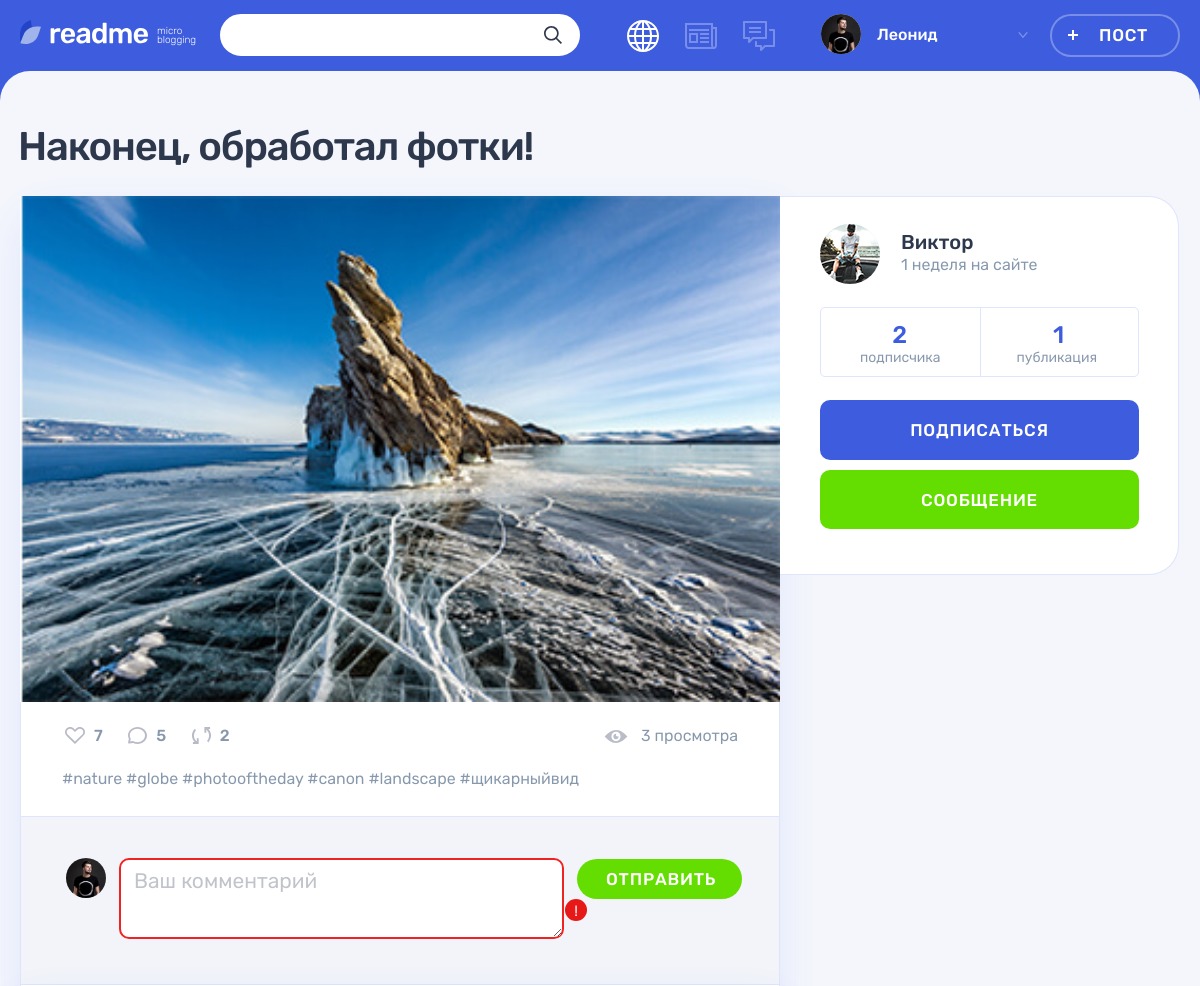
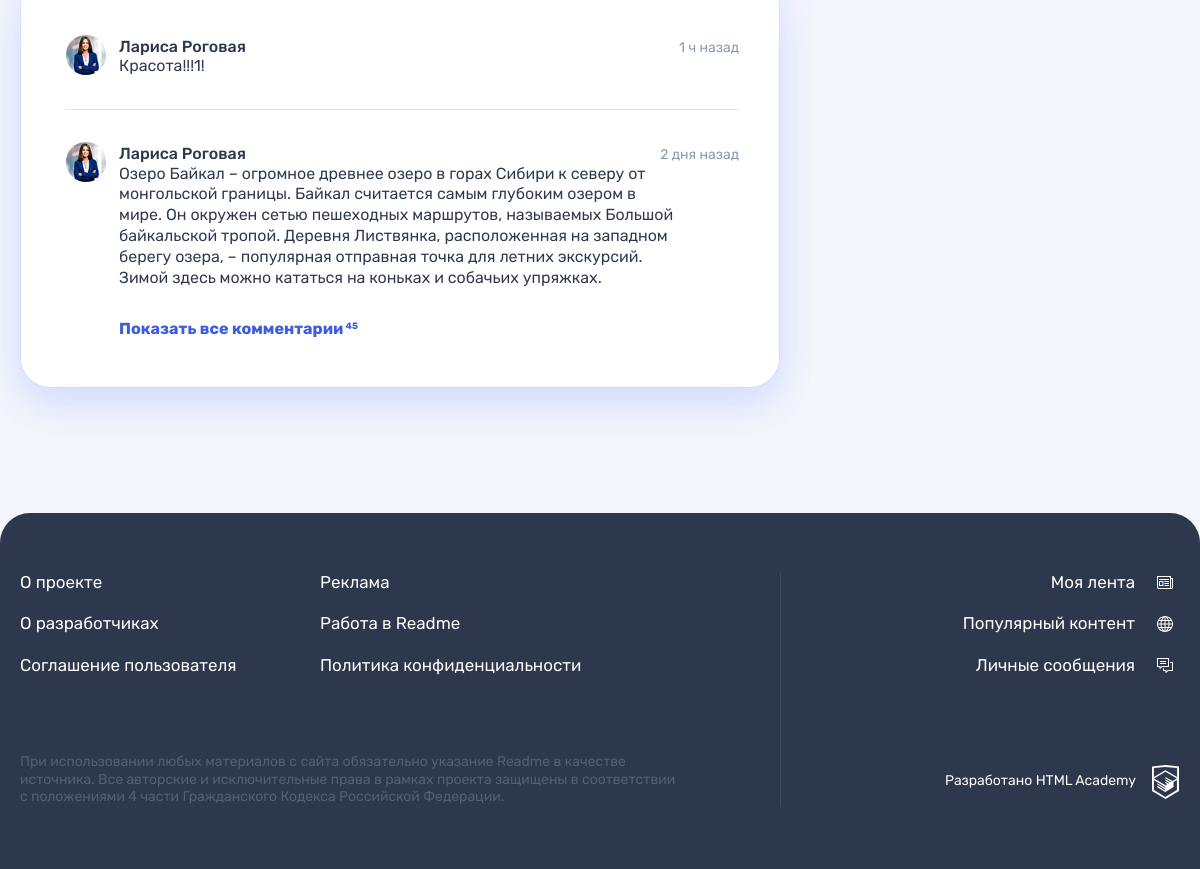
Screenshot of /post.php?id=3 with the database file from the repository (2 pictures, top to bottom).
### tables this page shows
CREATE TABLE IF NOT EXISTS `posts` (
                                     id INT PRIMARY KEY AUTO_INCREMENT,
                                     title VARCHAR(90) NOT NULL,
                                     text TEXT,
                                     quote_author VARCHAR(90),
                                     image VARCHAR(255) UNIQUE,
                                     youtube VARCHAR(255),
                                     website_title VARCHAR(255),
                                     website VARCHAR(255),
                                     views INT,
                                     created_at DATETIME NOT NULL DEFAULT NOW(),
                                     updated_at DATETIME NOT NULL DEFAULT NOW(),
                                     user_id INT NOT NULL,
                                     content_type_id INT NOT NULL,
                                     FOREIGN KEY fk_post_user_id_user_id (user_id) REFERENCES `user`(id) ON DELETE CASCADE,
                                     FOREIGN KEY fk_post_content_type_id_content_type_id (content_type_id) REFERENCES content_type(id) ON DELETE CASCADE,
                                     INDEX idx_post_content_type_id (content_type_id),
                                     INDEX idx_post_content_type_id_user_id (user_id, content_type_id)
);

CREATE TABLE IF NOT EXISTS `hashtag` (
                                       id INT PRIMARY KEY AUTO_INCREMENT,
                                       hashtag VARCHAR(127) NOT NULL UNIQUE
);

CREATE TABLE IF NOT EXISTS `user` (
                                    id INT PRIMARY KEY AUTO_INCREMENT,
                                    created_at DATETIME NOT NULL DEFAULT NOW(),
                                    updated_at DATETIME NOT NULL DEFAULT NOW(),
                                    login VARCHAR(255) NOT NULL UNIQUE,
                                    user_name VARCHAR(255),
                                    email VARCHAR(255) NOT NULL UNIQUE,
                                    password CHAR(32) NOT NULL,
                                    avatar VARCHAR(255) UNIQUE,
                                    INDEX idx_user_username (login)
);

### helpers.php (called while the page is built, shortened)
<?php
function get_noun_plural_form(?int $number, string $one, string $two, string $many): string
{
    $number = (int)$number;
    $mod10 = $number % 10;
    $mod100 = $number % 100;
    switch (true) {
        case ($mod10 === 1):
            return $one;
        case ($mod10 >= 2 && $mod10 <= 4):
            return $two;
    }
}
function include_template($name, array $data = [])
{
    $name = 'templates/' . $name;
    extract($data);
    require $name;
    $result = ob_get_clean();
    return $result;
}

### data.php (called while the page is built, shortened)
<?php
$link = mysqli_connect('localhost', 'root', '', 'readme');
mysqli_set_charset($link, "utf8");
$postNumberId = isset($_GET['id']) ? "WHERE posts.id = {$_GET['id']}" : '';
$sqlPostNumber = <<<SQL
SELECT
       posts.id post_id,
       title post_title,
       text post_text,
       quote_author post_quote_author,
       image post_image,
       youtube post_youtube,
       website_title post_website_title,
       website post_website,
       views post_views,
       user.user_name user_name,
       user.avatar user_avatar,
       user.id user_id,
       user.created_at,
       content_type.class content_class
FROM posts
INNER JOIN `user` ON posts.user_id = user.id
INNER JOIN content_type ON posts.content_type_id = content_type.id
{$postNumberId};
SQL;
$resultNum = mysqli_query($link, $sqlPostNumber);
$postNums = mysqli_fetch_assoc($resultNum);
$sqlpostHash = <<<SQL
SELECT
posts.id,
hashtag.hashtag
FROM post_hashtags
INNER JOIN `posts` ON post_hashtags.post_id = posts.id
INNER JOIN `hashtag` ON post_hashtags.id = hashtag.id
{$postNumberId};
SQL;
$resultHush = mysqli_query($link, $sqlpostHash);
$postHashtags = mysqli_fetch_all($resultHush, MYSQLI_ASSOC);
$userWho = $postNums['user_id'];
$sqlPostSum = <<<SQL
SELECT
 COUNT(posts.id) as count_post_id,
 user.id as user_id
FROM posts
JOIN `user` ON posts.user_id = user.id
WHERE user.id = {$userWho};
SQL;
$resultPostSum = mysqli_query($link, $sqlPostSum);
$postPostSum = mysqli_fetch_assoc($resultPostSum);
$sqlCommentSum = <<<SQL
SELECT
COUNT(`comment`.`comment`) nember_comment,
posts.id post_id
FROM `comment`
INNER JOIN posts ON comment.post_id=posts.id
{$postNumberId}
GROUP BY post_id;
SQL;
$resultCommentSum = mysqli_query($link, $sqlCommentSum);
$postCommentSum = mysqli_fetch_assoc($resultCommentSum);
$sqlSubscrSum = <<<SQL
SELECT
subscription.author_id as author_id,
COUNT(subscription.person_subscripted_id) as sum_subscription
FROM `subscription`
JOIN `user` ON subscription.author_id = user.id
WHERE author_id={$userWho} GROUP BY author_id;
SQL;
$resultSubscrSum = mysqli_query($link, $sqlSubscrSum);
$postSubscrSum = mysqli_fetch_assoc($resultSubscrSum);
$sqlLikeSum = <<<SQL
SELECT
COUNT(`like`.user_id) as like_sum,
posts.id as posts_id
FROM `like`
JOIN posts ON `like`.post_id=posts.id
{$postNumberId}
GROUP BY post_id;
SQL;
$resultLikeSum = mysqli_query($link, $sqlLikeSum);
$postLikeSum = mysqli_fetch_assoc($resultLikeSum);
$sqlRepostSum = <<<SQL
SELECT
COUNT(repost.user_id) as repost_sum,
posts.id as post_id
FROM repost
JOIN posts ON repost.post_id=posts.id
{$postNumberId}
GROUP BY post_id;
SQL;
$resultRepostSum = mysqli_query($link, $sqlRepostSum);
$postRepostSum = mysqli_fetch_assoc($resultRepostSum);
$today = new DateTimeImmutable();
$userDateReg = new DateTime($postNums['created_at']);
$diffUserDateReg = $today->diff($userDateReg);
if ($diffUserDateReg->m >= 1) {
    $diffUserReg = sprintf('%d %s', $diffUserDateReg->m, get_noun_plural_form($diffUserDateReg->m, ' месяц ', ' месяца ', ' месяцев '));
}
elseif ($diffUserDateReg->days / 7 >= 1 && $diffUserDateReg->days / 7 < 5) {
    $weeks = floor($diffUserDateReg->days / 7);
    $diffUserReg = sprintf('%d %s', $weeks, get_noun_plural_form($weeks, ' неделя ', ' недели ', ' недель '));
}
elseif ($diffUserDateReg->days >= 1 && $diffUserDateReg->days < 7) {
    $diffUserReg = sprintf('%d %s', $diffUserDateReg->days, get_noun_plural_form($diffUserDateReg->d, ' день ', ' дня ', ' дней '));
}
elseif ($diffUserDateReg->h >= 1 && $diffUserDateReg->h < 24) {
    $diffUserReg = sprintf('%d %s', $diffUserDateReg->h, get_noun_plural_form($diffUserDateReg->h, ' час ', ' часа ', ' часов '));
}
elseif ($diffUserDateReg->i < 60) {
    $diffUserReg = sprintf('%d %s', $diffUserDateReg->i, get_noun_plural_form($diffUserDateReg->i, ' минута ', ' минуты ', ' минут '));
};

### templates/post-details.php (the view, shortened to what this page needs)
<main class="page__main page__main--publication">
    <div class="container">
        <h1 class="page__title page__title--publication"><?=$postNums['post_title']; ?></h1>
        <section class="post-details">
            <div class="post-details__wrapper post-photo">
                <div class="post-details__main-block post post--details">
                    <?php if($postNums['content_class'] == 'photo'): ?>
                        <div class="post-details__image-wrapper post-photo__image-wrapper">
                            <img src="img/<?=$postNums['post_image']; ?>" alt="Фото от пользователя" width="760" height="507">
                        </div>
                    <?php elseif($postNums['content_class'] == 'video'): ?>
                        <div class="post-details__image-wrapper post-photo__image-wrapper">
                            <?=embed_youtube_video($postNums['post_youtube']); ?>
                        </div>
                    <?php endif; ?>
                    <div class="post__indicators">
                        <div class="post__buttons">
                            <a class="post__indicator post__indicator--likes button" href="#" title="Лайк">
                                <svg class="post__indicator-icon" width="20" height="17">
                                    <use xlink:href="#icon-heart"></use>
                                </svg>
                                <span><?=$postLikeSum['like_sum']; ?> </span>
                            </a>
                            <a class="post__indicator post__indicator--comments button" href="#" title="Комментарии">
                                <svg class="post__indicator-icon" width="19" height="17">
                                    <use xlink:href="#icon-comment"></use>
                                </svg>
                                <span><?=$postCommentSum['nember_comment']; ?></span>
                            </a>
                            <a class="post__indicator post__indicator--repost button" href="#" title="Репост">
                                <svg class="post__indicator-icon" width="19" height="17">
                                    <use xlink:href="#icon-repost"></use>
                                </svg>
                                <span><?=$postRepostSum['repost_sum']; ?></span>
                            </a>
                        </div>
                        <span class="post__view"><?=$postNums['post_views'] . get_noun_plural_form($postNums['post_views'], ' просмотр', ' просмотра', ' просмотров'); ?></span>
                    </div>
                    <ul class="post__tags">
                        <?php foreach ($postHashtags as $postHashtag) : ?>
                        <li><a href="#"><?=$postHashtag['hashtag'];?></a>
                            <?php endforeach; ?>
                    </ul>
                    <div class="comments">
                        <form class="comments__form form" action="#" method="post">
                            <div class="comments__my-avatar">
                                <img class="comments__picture" src="img/userpic-medium.jpg" alt="Аватар пользователя">
                            </div>
                            <div class="form__input-section form__input-section--error">
                                <textarea class="comments__textarea form__textarea form__input" placeholder="Ваш комментарий"></textarea>
                                <button class="form__error-button button" type="button">!</button>
                            </div>
                            <button class="comments__submit button button--green" type="submit">Отправить</button>
                        </form>
                        <div class="comments__list-wrapper">
                            <ul class="comments__list">
                                <li class="comments__item user">
                                    <div class="comments__avatar">
                                        <a class="user__avatar-link" href="#">
                                            <img class="comments__picture" src="img/userpic-larisa.jpg" alt="Аватар пользователя">
                                        </a>
                                    </div>
                                    <div class="comments__info">
                                        <div class="comments__name-wrapper">
                                            <a class="comments__user-name" href="#">
                                                <span>Лариса Роговая</span>
                                            </a>
                                            <time class="comments__time" datetime="2019-03-20">1 ч назад</time>
                                        </div>
                                        <p class="comments__text">
                                            Красота!!!1!
                                        </p>
                                    </div>
                                </li>
                                <li class="comments__item user">
                                    <div class="comments__avatar">
                                        <a class="user__avatar-link" href="#">
                                            <img class="comments__picture" src="img/userpic-larisa.jpg" alt="Аватар пользователя">
                                        </a>
                                    </div>
                                    <div class="comments__info">
                                        <div class="comments__name-wrapper">
                                            <a class="comments__user-name" href="#">
                                                <span>Лариса Роговая</span>
                                            </a>
                                            <time class="comments__time" datetime="2019-03-18">2 дня назад</time>
                                        </div>
                                        <p class="comments__text">
                                            Озеро Байкал – огромное древнее озеро в горах Сибири к северу от монгольской границы. Байкал считается самым глубоким озером в мире. Он окружен сетью пешеходных маршрутов, называемых Большой байкальской тропой. Деревня Листвянка, расположенная на западном берегу озера, – популярная отправная точка для летних экскурсий. Зимой здесь можно кататься на коньках и собачьих упряжках.
                                        </p>
                                    </div>
                                </li>
                            </ul>
                            <a class="comments__more-link" href="#">
                                <span>Показать все комментарии</span>
                                <sup class="comments__amount">45</sup>
                            </a>
                        </div>
                    </div>
                </div>
                <div class="post-details__user user">
                    <div class="post-details__user-info user__info">
                        <div class="post-details__avatar user__avatar">
                            <a class="post-details__avatar-link user__avatar-link" href="#">
                                <img class="post-details__picture user__picture" src="img/<?=$postNums['user_avatar']; ?>" alt="Аватар пользователя">
                            </a>
                        </div>
                        <div class="post-details__name-wrapper user__name-wrapper">
                            <a class="post-details__name user__name" href="#">
                                <span><?=$postNums['user_name']; ?></span>
                            </a>
                            <time class="post-details__time user__time" datetime="2014-03-20"><?=$diffUserReg; ?>на сайте</time>
                        </div>
                    </div>
                    <div class="post-details__rating user__rating">
                        <p class="post-details__rating-item user__rating-item user__rating-item--subscribers">
                            <span class="post-details__rating-amount user__rating-amount"><?=$postSubscrSum['sum_subscription']; ?></span>
                            <span class="post-details__rating-text user__rating-text"><?=get_noun_plural_form($postSubscrSum['sum_subscription'], ' подписчик', ' подписчика', ' подписчиков'); ?></span>
                        </p>
                        <p class="post-details__rating-item user__rating-item user__rating-item--publications">
                            <span class="post-details__rating-amount user__rating-amount"><?=$postPostSum['count_post_id']; ?></span>
                            <span class="post-details__rating-text user__rating-text"><?=get_noun_plural_form($postPostSum['count_post_id'], ' публикация', ' публикации', ' публикаций'); ?></span>
                        </p>
                    </div>
                    <div class="post-details__user-buttons user__buttons">
                        <button class="user__button user__button--subscription button button--main" type="button">Подписаться</button>
                        <a class="user__button user__button--writing button button--green" href="#">Сообщение</a>
                    </div>
                </div>
            </div>
        </section>
    </div>
</main>

### rows the page displays
posts: title "Наконец, обработал фотки!", image (picture), views "3", views "просмотра", hashtag.hashtag "#nature", hashtag.hashtag "#globe", hashtag.hashtag "#photooftheday", hashtag.hashtag "#canon", hashtag.hashtag "#landscape", hashtag.hashtag "#щикарныйвид", user.avatar (picture), user.user_name "Виктор"

### other values shown
$userName "Леонид"
$postLikeSum['like_sum'] "7"
$postCommentSum['nember_comment'] "5"
$postRepostSum['repost_sum'] "2"
$diffUserReg "1 неделя"
$postSubscrSum['sum_subscription'] "2"
$postPostSum['count_post_id'] "1"
